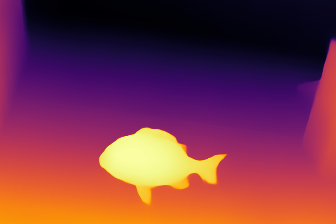
#> input picture doc_lee/depth_images/IMG2_depth.png, 336 x 224 px, found by its file name
$ jupyter execute depth.ipynb
#> lines starting #> are read from the running program, lines starting #| are printed output that depends on the picture; after the words box and inside, x2 and y2 are one past the last pixel; in counts of white or black regions, pixels touching at a corner belong together
[cell 1]
import cv2
import matplotlib.pyplot as plt
import numpy as np

[cell 2]
img = cv2.imread('./depth/IMG2_depth.png')
#> img is the input picture: shape (224, 336, 3); mean B, G, R 69.2, 51.4, 122.1
img = cv2.cvtColor(img, cv2.COLOR_BGR2RGB)
plt.imshow(img)

[cell 3]
mask = np.zeros(img.shape[:2], dtype=np.uint8)
plt.imshow(mask, cmap='gray')
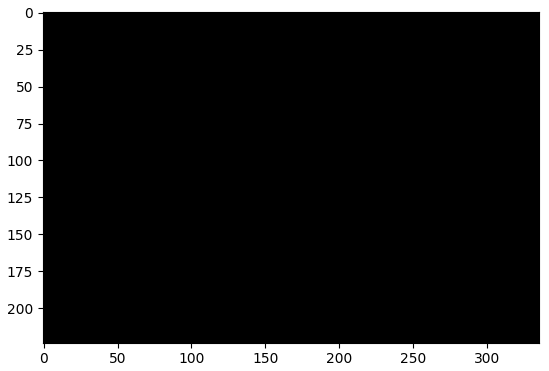
#> figure drawn by matplotlib, 1 panel

[cell 4]
polly_points = np.array([(96,125), (230, 125), (230, 210), (96, 210)], dtype=np.int32)
cv2.fillPoly(mask, [polly_points], (255,2555,255))
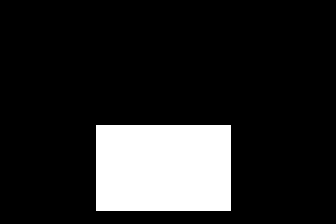
#> mask: shape (224, 336); 15.4% white; 1 white region, box (x1, y1, x2, y2) and area: (96, 125, 231, 211) 11610
plt.imshow(mask, cmap='gray')

[cell 5]
roi = cv2.bitwise_and(img, img, mask=mask)
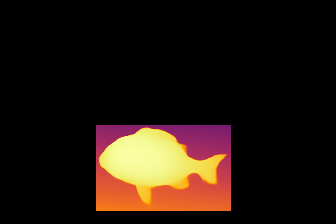
#> roi: shape (224, 336, 3); mean R, G, B 33.5, 21.6, 13.6
plt.imshow(roi, cmap='gray')
cv2.imwrite('./depth/roi.png', roi)
#> Out = True

[cell 6]
img_r = roi.copy()
img_g = roi.copy()
img_b = roi.copy()

[cell 7]
img_r = roi[:, :, 0]
img_g = roi[:, :, 1]
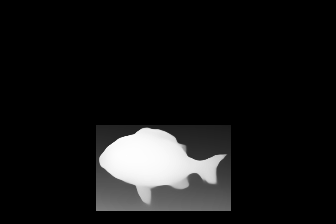
#> img_g: shape (224, 336); min 0, max 255, mean 21.6
img_b = roi[:, :, 2]
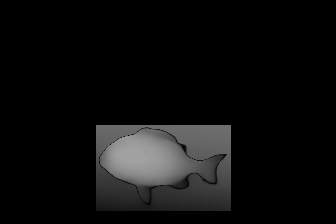
#> img_b: shape (224, 336); min 0, max 164, mean 13.6

[cell 8]
img_rg = img_r - img_g
img_gb = img_g - img_b
img_br = img_b - img_r

[cell 9]
img_rg[mask == 0] = 255
img_gb[mask == 0] = 255
img_br[mask == 0] = 255
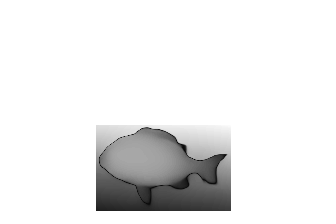
#> img_br: shape (224, 336); min 11, max 255, mean 235.3

[cell 10]
plt.subplot(1, 3, 1)
plt.imshow(img_rg, cmap='gray')
plt.subplot(1, 3, 2)
plt.imshow(img_gb, cmap='gray')
plt.subplot(1, 3, 3)
plt.imshow(img_br, cmap='gray')

[cell 11]
cv2.imwrite('./depth/img_rg.png', img_rg)
cv2.imwrite('./depth/img_gb.png', img_gb)
cv2.imwrite('./depth/img_br.png', img_br)
#> Out = True

[cell 12]
img_m = cv2.max(img_rg, img_gb, img_br)
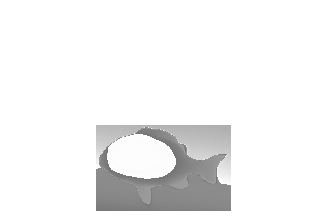
#> img_m: shape (224, 336); min 116, max 255, mean 242.6
plt.imshow(img_m, cmap='gray')
cv2.imwrite('./depth/img_m.png', img_m)
#> Out = True

[cell 13]
ret, thr = cv2.threshold(img_m, 0, 255, cv2.THRESH_BINARY | cv2.THRESH_OTSU)
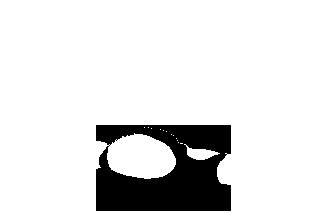
#> thr: shape (224, 336); 88.8% white; 1 black region, box (x1, y1, x2, y2) and area: (96, 125, 231, 211) 8415
#> ret = 201
plt.imshow(thr, cmap='gray')

[cell 14]
thr[mask == 0] = 255
plt.imshow(thr, cmap='gray')
cv2.imwrite('./depth/thr.png', thr)
#> Out = True

[cell 15]
gray = cv2.cvtColor(roi, cv2.COLOR_BGR2GRAY)
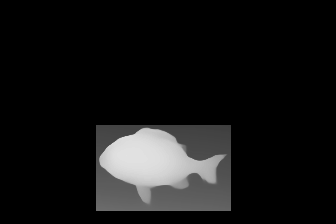
#> gray: shape (224, 336); min 0, max 227, mean 20.6
plt.imshow(gray, cmap='gray')

[cell 16]
ret, thr = cv2.threshold(gray, 0, 255, cv2.THRESH_BINARY_INV | cv2.THRESH_OTSU)
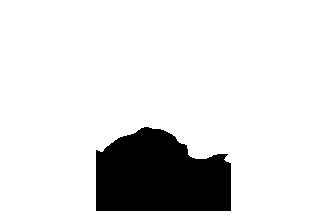
#> thr: shape (224, 336); 87.9% white; 1 black region, box (x1, y1, x2, y2) and area: (96, 127, 231, 211) 9121
#> ret = 76
plt.imshow(thr, cmap='gray')
